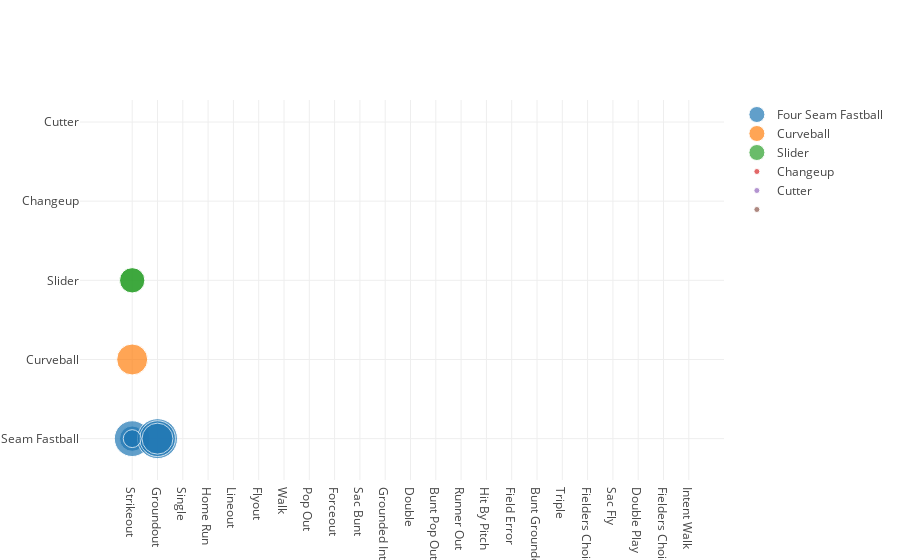

Notebook code for this chart:
### Markdown cell above
# Relationship to pitches and event occurred

### Code cell
size = [20, 40, 60, 80, 100, 80, 60, 40, 20, 40]
data = [dict(
  type = 'scatter',
  x = Max_Scherzer['event'],
  y = Max_Scherzer['pitch_type'],
  mode='markers',
    marker=dict(
        size=size,
        sizemode='area',
        sizeref=2.*max(size)/(40.**2),
        sizemin=4
    ),
    transforms = [dict(
        type = 'groupby',
        groups = Max_Scherzer['pitch_type'],
   
  )]
)]

py.iplot({'data': data}, validate=False)

### Figure 1 — Plotly figure (JSON) as saved in the notebook; plotly's stock layout.template omitted (floating-point values rounded to 4 significant figures; data arrays with more than 128 entries replaced by an {"elided": "..."} marker saying what was removed)
{"data": [{"marker": {"size": [20, 40, 60, 80, 100, 80, 60, 40, 20, 40], "sizemin": 4, "sizemode": "area", "sizeref": 0.125}, "mode": "markers", "transforms": [{"groups": {"elided": "5141 str values"}, "type": "groupby"}], "type": "scatter", "x": {"elided": "5141 str values"}, "y": {"elided": "5141 str values"}}], "layout": {}}
